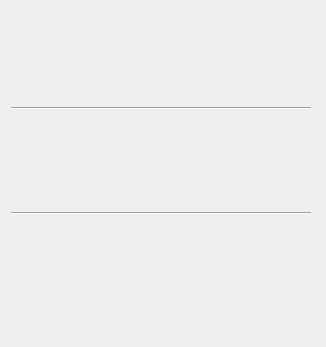
<?xml version="1.0" encoding="UTF-8"?>
<ui version="4.0">
 <class>mvd::ColorDynamicsWidget</class>
 <widget class="QWidget" name="mvd::ColorDynamicsWidget">
  <property name="geometry">
   <rect>
    <x>0</x>
    <y>0</y>
    <width>326</width>
    <height>347</height>
   </rect>
  </property>
  <property name="windowTitle">
   <string>Form</string>
  </property>
  <property name="locale">
   <locale language="C" country="AnyCountry"/>
  </property>
  <layout class="QGridLayout" name="gridLayout_2">
   <item row="0" column="0">
    <layout class="QGridLayout" name="gridLayout">
     <item row="4" column="0">
      <widget class="ColorBandDynamicsWidget" name="m_GreenWidget" native="true">
       <property name="minimumSize">
        <size>
         <width>300</width>
         <height>97</height>
        </size>
       </property>
      </widget>
     </item>
     <item row="2" column="0">
      <widget class="ColorBandDynamicsWidget" name="m_BlueWidget" native="true">
       <property name="minimumSize">
        <size>
         <width>300</width>
         <height>90</height>
        </size>
       </property>
      </widget>
     </item>
     <item row="0" column="0">
      <widget class="ColorBandDynamicsWidget" name="m_RedWidget" native="true">
       <property name="minimumSize">
        <size>
         <width>300</width>
         <height>90</height>
        </size>
       </property>
       <property name="baseSize">
        <size>
         <width>0</width>
         <height>0</height>
        </size>
       </property>
      </widget>
     </item>
     <item row="1" column="0">
      <widget class="Line" name="line1">
       <property name="orientation">
        <enum>Qt::Horizontal</enum>
       </property>
      </widget>
     </item>
     <item row="3" column="0">
      <widget class="Line" name="line2">
       <property name="orientation">
        <enum>Qt::Horizontal</enum>
       </property>
      </widget>
     </item>
    </layout>
   </item>
   <item row="0" column="1">
    <spacer name="horizontalSpacer">
     <property name="orientation">
      <enum>Qt::Horizontal</enum>
     </property>
     <property name="sizeType">
      <enum>QSizePolicy::Expanding</enum>
     </property>
     <property name="sizeHint" stdset="0">
      <size>
       <width>208</width>
       <height>20</height>
      </size>
     </property>
    </spacer>
   </item>
   <item row="1" column="0">
    <spacer name="verticalSpacer">
     <property name="orientation">
      <enum>Qt::Vertical</enum>
     </property>
     <property name="sizeType">
      <enum>QSizePolicy::Expanding</enum>
     </property>
     <property name="sizeHint" stdset="0">
      <size>
       <width>20</width>
       <height>87</height>
      </size>
     </property>
    </spacer>
   </item>
  </layout>
 </widget>
 <customwidgets>
  <customwidget>
   <class>ColorBandDynamicsWidget</class>
   <extends>QWidget</extends>
   <header>mvdColorBandDynamicsWidget.h</header>
   <container>1</container>
  </customwidget>
 </customwidgets>
 <resources/>
 <connections/>
</ui>
